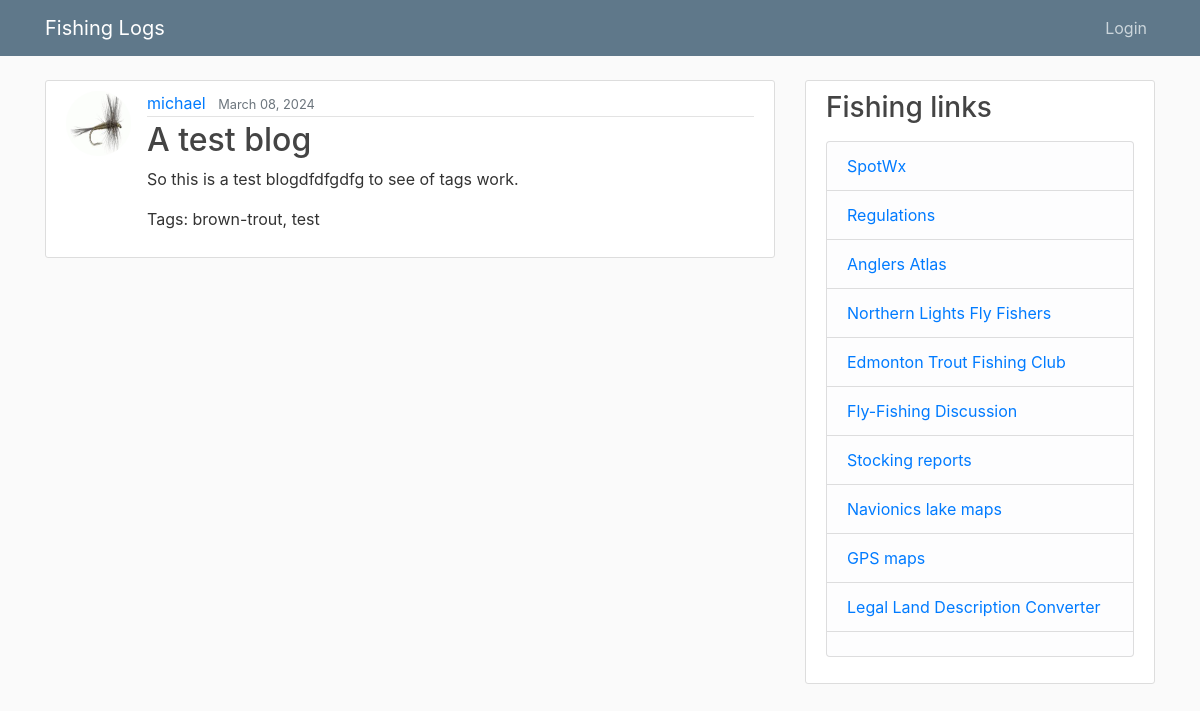
Page /blog/post/12/ on the committed database.
### blog/models.py (models this page shows, shortened)
class Post(models.Model):
    title = models.CharField(max_length=100)
    content = RichTextField (blank=True, null=True)
    date_posted = models.DateTimeField(default=timezone.now)
    author = models.ForeignKey(User, on_delete=models.CASCADE)
    tags = TaggableManager(blank=True)

### users/models.py (models this page shows, shortened)
class Profile(models.Model):
    user = models.OneToOneField(User, on_delete=models.CASCADE)
    image = models.ImageField(default='default.jpg', upload_to='profile_pics')

### blog/views.py (the view)
# urls.py: path('post/<int:pk>/', PostDetailView.as_view(), name='post-detail'),
class PostDetailView(DetailView):
    model = Post

### blog/templates/blog/post_detail.html (shortened to what this page needs)
{% extends "blog/base.html" %}
{% block content %}
  <article class="media content-section">
    <img class="rounded-circle article-img" src="{{ object.author.profile.image.url }}">
    <div class="media-body">
      <div class="article-metadata">
        <a class="mr-2" href="{% url 'user-posts' object.author.username %}">{{ object.author }}</a>
        <small class="text-muted">{{ object.date_posted|date:"F d, Y" }}</small>
      </div>
      <h2 class="article-title">{{ object.title }}</h2>
      <p class="article-content">{{ object.content | safe }}</p>
      <p>Tags: {% for tag in object.tags.all %}{{ tag }}{% if not forloop.last %}, {% endif %}{% endfor %}</p>
    </div>
  </article>
{% endblock content %}

### static/blog/main.css (style rules this page uses)
body { background: #fafafa; color: #333333; margin-top: 5rem; }
h1, h2, h3, h4, h5, h6 { color: #444444; }
.content-section { background: #ffffff; padding: 10px 20px; border: 1px solid #dddddd; border-radius: 3px; margin-bottom: 20px; }
.article-title { color: #444444; }
.article-content { white-space: pre-line; }
.article-img { height: 65px; width: 65px; margin-right: 16px; }
.article-metadata { padding-bottom: 1px; margin-bottom: 4px; border-bottom: 1px solid #e3e3e3 }

### rows in the picture
Post: author.profile.image (placeholder picture), author "michael", date_posted "March 08, 2024", title "A test blog", content "So this is a test blogdfdfgdfg to see of tags work."
Tag: name "brown-trout"
Tag: name "test"
